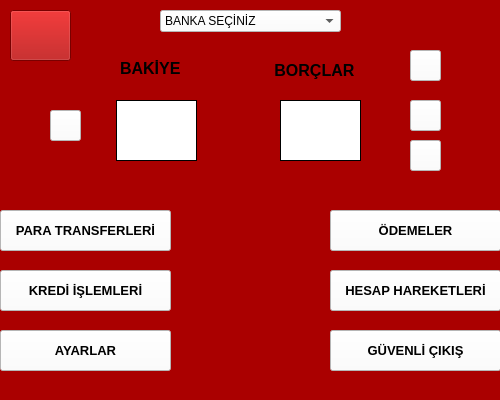
<?xml version="1.0" encoding="UTF-8"?>
<ui version="4.0">
 <class>BMS</class>
 <widget class="QMainWindow" name="BMS">
  <property name="geometry">
   <rect>
    <x>0</x>
    <y>0</y>
    <width>500</width>
    <height>400</height>
   </rect>
  </property>
  <property name="minimumSize">
   <size>
    <width>500</width>
    <height>400</height>
   </size>
  </property>
  <property name="windowTitle">
   <string>BMS</string>
  </property>
  <property name="styleSheet">
   <string notr="true">background-color: rgb(170, 0, 0);</string>
  </property>
  <widget class="QWidget" name="centralwidget">
   <widget class="QComboBox" name="comboBox">
    <property name="geometry">
     <rect>
      <x>160</x>
      <y>10</y>
      <width>181</width>
      <height>22</height>
     </rect>
    </property>
    <property name="styleSheet">
     <string notr="true">background-color: rgb(255, 255, 255);</string>
    </property>
    <item>
     <property name="text">
      <string>BANKA SEÇİNİZ</string>
     </property>
    </item>
    <item>
     <property name="text">
      <string>A</string>
     </property>
    </item>
    <item>
     <property name="text">
      <string>New Item</string>
     </property>
    </item>
   </widget>
   <widget class="QLabel" name="label">
    <property name="geometry">
     <rect>
      <x>120</x>
      <y>60</y>
      <width>81</width>
      <height>16</height>
     </rect>
    </property>
    <property name="font">
     <font>
      <pointsize>12</pointsize>
      <weight>75</weight>
      <bold>true</bold>
     </font>
    </property>
    <property name="text">
     <string>BAKİYE</string>
    </property>
   </widget>
   <widget class="QLabel" name="label_2">
    <property name="geometry">
     <rect>
      <x>270</x>
      <y>60</y>
      <width>101</width>
      <height>21</height>
     </rect>
    </property>
    <property name="font">
     <font>
      <pointsize>12</pointsize>
      <weight>75</weight>
      <bold>true</bold>
     </font>
    </property>
    <property name="text">
     <string> BORÇLAR</string>
    </property>
   </widget>
   <widget class="QPushButton" name="pushButton">
    <property name="geometry">
     <rect>
      <x>410</x>
      <y>100</y>
      <width>31</width>
      <height>31</height>
     </rect>
    </property>
    <property name="styleSheet">
     <string notr="true">background-color: rgb(255, 255, 255);</string>
    </property>
    <property name="text">
     <string/>
    </property>
    <property name="icon">
     <iconset>
      <normaloff>../FOTO/DOLAR.jpg</normaloff>../FOTO/DOLAR.jpg</iconset>
    </property>
    <property name="iconSize">
     <size>
      <width>25</width>
      <height>50</height>
     </size>
    </property>
   </widget>
   <widget class="QPushButton" name="pushButton_2">
    <property name="geometry">
     <rect>
      <x>410</x>
      <y>140</y>
      <width>31</width>
      <height>31</height>
     </rect>
    </property>
    <property name="styleSheet">
     <string notr="true">background-color: rgb(255, 255, 255);</string>
    </property>
    <property name="text">
     <string/>
    </property>
    <property name="icon">
     <iconset>
      <normaloff>../FOTO/images.png</normaloff>../FOTO/images.png</iconset>
    </property>
    <property name="iconSize">
     <size>
      <width>28</width>
      <height>28</height>
     </size>
    </property>
   </widget>
   <widget class="QPushButton" name="pushButton_3">
    <property name="geometry">
     <rect>
      <x>410</x>
      <y>50</y>
      <width>31</width>
      <height>31</height>
     </rect>
    </property>
    <property name="styleSheet">
     <string notr="true">background-color: rgb(255, 255, 255);</string>
    </property>
    <property name="text">
     <string/>
    </property>
    <property name="icon">
     <iconset>
      <normaloff>../FOTO/altın.png</normaloff>../FOTO/altın.png</iconset>
    </property>
    <property name="iconSize">
     <size>
      <width>40</width>
      <height>40</height>
     </size>
    </property>
   </widget>
   <widget class="QPushButton" name="pushButton_4">
    <property name="geometry">
     <rect>
      <x>10</x>
      <y>10</y>
      <width>61</width>
      <height>51</height>
     </rect>
    </property>
    <property name="font">
     <font>
      <weight>75</weight>
      <bold>true</bold>
     </font>
    </property>
    <property name="cursor">
     <cursorShape>ArrowCursor</cursorShape>
    </property>
    <property name="styleSheet">
     <string notr="true">gridline-color: qlineargradient(spread:pad, x1:0, y1:0, x2:1, y2:0, stop:0 rgba(0, 0, 0, 255), stop:1 rgba(255, 255, 255, 255));</string>
    </property>
    <property name="text">
     <string/>
    </property>
    <property name="icon">
     <iconset>
      <normaloff>../FOTO/images.jpg</normaloff>../FOTO/images.jpg</iconset>
    </property>
    <property name="iconSize">
     <size>
      <width>95</width>
      <height>84</height>
     </size>
    </property>
   </widget>
   <widget class="QPushButton" name="pushButton_6">
    <property name="geometry">
     <rect>
      <x>0</x>
      <y>270</y>
      <width>171</width>
      <height>41</height>
     </rect>
    </property>
    <property name="font">
     <font>
      <pointsize>10</pointsize>
      <weight>75</weight>
      <bold>true</bold>
     </font>
    </property>
    <property name="styleSheet">
     <string notr="true">background-color: rgb(255, 255, 255);</string>
    </property>
    <property name="text">
     <string>KREDİ İŞLEMLERİ</string>
    </property>
   </widget>
   <widget class="QPushButton" name="pushButton_7">
    <property name="geometry">
     <rect>
      <x>0</x>
      <y>330</y>
      <width>171</width>
      <height>41</height>
     </rect>
    </property>
    <property name="font">
     <font>
      <pointsize>10</pointsize>
      <weight>75</weight>
      <bold>true</bold>
     </font>
    </property>
    <property name="styleSheet">
     <string notr="true">background-color: rgb(255, 255, 255);</string>
    </property>
    <property name="text">
     <string>AYARLAR</string>
    </property>
   </widget>
   <widget class="QLabel" name="label_3">
    <property name="geometry">
     <rect>
      <x>116</x>
      <y>100</y>
      <width>81</width>
      <height>61</height>
     </rect>
    </property>
    <property name="font">
     <font>
      <pointsize>12</pointsize>
      <weight>75</weight>
      <bold>true</bold>
     </font>
    </property>
    <property name="styleSheet">
     <string notr="true">background-color: rgb(255, 255, 255);</string>
    </property>
    <property name="frameShape">
     <enum>QFrame::Box</enum>
    </property>
    <property name="text">
     <string/>
    </property>
    <property name="alignment">
     <set>Qt::AlignCenter</set>
    </property>
   </widget>
   <widget class="QLabel" name="label_4">
    <property name="geometry">
     <rect>
      <x>280</x>
      <y>100</y>
      <width>81</width>
      <height>61</height>
     </rect>
    </property>
    <property name="styleSheet">
     <string notr="true">background-color: rgb(255, 255, 255);</string>
    </property>
    <property name="frameShape">
     <enum>QFrame::Box</enum>
    </property>
    <property name="text">
     <string/>
    </property>
    <property name="alignment">
     <set>Qt::AlignCenter</set>
    </property>
   </widget>
   <widget class="QPushButton" name="pushButton_5">
    <property name="geometry">
     <rect>
      <x>0</x>
      <y>210</y>
      <width>171</width>
      <height>41</height>
     </rect>
    </property>
    <property name="font">
     <font>
      <pointsize>10</pointsize>
      <weight>75</weight>
      <bold>true</bold>
     </font>
    </property>
    <property name="styleSheet">
     <string notr="true">background-color: rgb(255, 255, 255);</string>
    </property>
    <property name="text">
     <string>PARA TRANSFERLERİ</string>
    </property>
   </widget>
   <widget class="QPushButton" name="pushButton_8">
    <property name="geometry">
     <rect>
      <x>330</x>
      <y>210</y>
      <width>171</width>
      <height>41</height>
     </rect>
    </property>
    <property name="font">
     <font>
      <pointsize>10</pointsize>
      <weight>75</weight>
      <bold>true</bold>
     </font>
    </property>
    <property name="styleSheet">
     <string notr="true">background-color: rgb(255, 255, 255);</string>
    </property>
    <property name="text">
     <string>ÖDEMELER</string>
    </property>
   </widget>
   <widget class="QPushButton" name="pushButton_9">
    <property name="geometry">
     <rect>
      <x>330</x>
      <y>270</y>
      <width>171</width>
      <height>41</height>
     </rect>
    </property>
    <property name="font">
     <font>
      <pointsize>10</pointsize>
      <weight>75</weight>
      <bold>true</bold>
     </font>
    </property>
    <property name="styleSheet">
     <string notr="true">background-color: rgb(255, 255, 255);</string>
    </property>
    <property name="text">
     <string>HESAP HAREKETLERİ</string>
    </property>
   </widget>
   <widget class="QPushButton" name="pushButton_10">
    <property name="geometry">
     <rect>
      <x>330</x>
      <y>330</y>
      <width>171</width>
      <height>41</height>
     </rect>
    </property>
    <property name="font">
     <font>
      <pointsize>10</pointsize>
      <weight>75</weight>
      <bold>true</bold>
     </font>
    </property>
    <property name="styleSheet">
     <string notr="true">background-color: rgb(255, 255, 255);</string>
    </property>
    <property name="text">
     <string>GÜVENLİ ÇIKIŞ</string>
    </property>
   </widget>
   <widget class="QPushButton" name="pushButton_11">
    <property name="geometry">
     <rect>
      <x>50</x>
      <y>110</y>
      <width>31</width>
      <height>31</height>
     </rect>
    </property>
    <property name="styleSheet">
     <string notr="true">background-color: rgb(255, 255, 255);</string>
    </property>
    <property name="text">
     <string/>
    </property>
    <property name="icon">
     <iconset>
      <normaloff>../FOTO/tl.png</normaloff>../FOTO/tl.png</iconset>
    </property>
    <property name="iconSize">
     <size>
      <width>52</width>
      <height>29</height>
     </size>
    </property>
   </widget>
  </widget>
 </widget>
 <resources/>
 <connections>
  <connection>
   <sender>pushButton_3</sender>
   <signal>clicked()</signal>
   <receiver>BMS</receiver>
   <slot>slot1()</slot>
   <hints>
    <hint type="sourcelabel">
     <x>416</x>
     <y>55</y>
    </hint>
    <hint type="destinationlabel">
     <x>375</x>
     <y>50</y>
    </hint>
   </hints>
  </connection>
 </connections>
 <slots>
  <slot>BakiyeYaz(str)</slot>
  <slot>slot1()</slot>
 </slots>
</ui>
